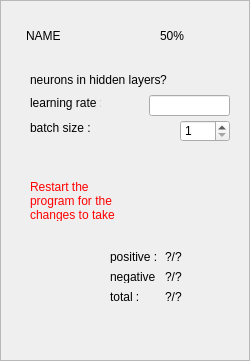
<?xml version="1.0" encoding="UTF-8"?>
<ui version="4.0">
 <class>Neural_network_card</class>
 <widget class="QFrame" name="Neural_network_card">
  <property name="geometry">
   <rect>
    <x>0</x>
    <y>0</y>
    <width>250</width>
    <height>361</height>
   </rect>
  </property>
  <property name="windowTitle">
   <string>Frame</string>
  </property>
  <property name="autoFillBackground">
   <bool>false</bool>
  </property>
  <property name="styleSheet">
   <string notr="true"/>
  </property>
  <property name="frameShape">
   <enum>QFrame::StyledPanel</enum>
  </property>
  <property name="frameShadow">
   <enum>QFrame::Raised</enum>
  </property>
  <widget class="QFrame" name="card">
   <property name="geometry">
    <rect>
     <x>0</x>
     <y>0</y>
     <width>250</width>
     <height>361</height>
    </rect>
   </property>
   <property name="styleSheet">
    <string notr="true">.QFrame{
background-image: url(:/picture/card.png);
background-repeat: no-repeat;
}</string>
   </property>
   <property name="frameShape">
    <enum>QFrame::StyledPanel</enum>
   </property>
   <property name="frameShadow">
    <enum>QFrame::Raised</enum>
   </property>
   <widget class="QLabel" name="title">
    <property name="geometry">
     <rect>
      <x>26</x>
      <y>20</y>
      <width>111</width>
      <height>31</height>
     </rect>
    </property>
    <property name="styleSheet">
     <string notr="true">.QLabel
{
	color : black;
}</string>
    </property>
    <property name="text">
     <string>NAME</string>
    </property>
   </widget>
   <widget class="QLabel" name="clustering_rate">
    <property name="geometry">
     <rect>
      <x>160</x>
      <y>20</y>
      <width>71</width>
      <height>31</height>
     </rect>
    </property>
    <property name="styleSheet">
     <string notr="true">.QLabel
{
	color : black;
}</string>
    </property>
    <property name="text">
     <string>50%</string>
    </property>
   </widget>
   <widget class="QLabel" name="positive_cr">
    <property name="geometry">
     <rect>
      <x>165</x>
      <y>250</y>
      <width>71</width>
      <height>13</height>
     </rect>
    </property>
    <property name="styleSheet">
     <string notr="true">.QLabel
{
	color : black;
}</string>
    </property>
    <property name="text">
     <string>?/?</string>
    </property>
   </widget>
   <widget class="QLabel" name="negative_cr">
    <property name="geometry">
     <rect>
      <x>165</x>
      <y>270</y>
      <width>71</width>
      <height>13</height>
     </rect>
    </property>
    <property name="styleSheet">
     <string notr="true">.QLabel
{
	color : black;
}</string>
    </property>
    <property name="text">
     <string>?/?</string>
    </property>
   </widget>
   <widget class="QLabel" name="cr">
    <property name="geometry">
     <rect>
      <x>165</x>
      <y>290</y>
      <width>71</width>
      <height>13</height>
     </rect>
    </property>
    <property name="styleSheet">
     <string notr="true">.QLabel
{
	color : black;
}</string>
    </property>
    <property name="text">
     <string>?/?</string>
    </property>
   </widget>
   <widget class="QLabel" name="label">
    <property name="geometry">
     <rect>
      <x>110</x>
      <y>250</y>
      <width>47</width>
      <height>13</height>
     </rect>
    </property>
    <property name="styleSheet">
     <string notr="true">.QLabel
{
	color : black;
}</string>
    </property>
    <property name="text">
     <string>positive :</string>
    </property>
   </widget>
   <widget class="QLabel" name="label_2">
    <property name="geometry">
     <rect>
      <x>110</x>
      <y>270</y>
      <width>47</width>
      <height>13</height>
     </rect>
    </property>
    <property name="styleSheet">
     <string notr="true">.QLabel
{
	color : black;
}</string>
    </property>
    <property name="text">
     <string>negative :</string>
    </property>
   </widget>
   <widget class="QLabel" name="label_3">
    <property name="geometry">
     <rect>
      <x>110</x>
      <y>290</y>
      <width>47</width>
      <height>13</height>
     </rect>
    </property>
    <property name="styleSheet">
     <string notr="true">.QLabel
{
	color : black;
}
</string>
    </property>
    <property name="text">
     <string>total :</string>
    </property>
   </widget>
   <widget class="QLabel" name="label_4">
    <property name="geometry">
     <rect>
      <x>30</x>
      <y>70</y>
      <width>131</width>
      <height>20</height>
     </rect>
    </property>
    <property name="styleSheet">
     <string notr="true">.QLabel
{
	color : black;
}</string>
    </property>
    <property name="text">
     <string>neurons in hidden layers :</string>
    </property>
   </widget>
   <widget class="QLabel" name="number_of_neurons_in_hidden_layer">
    <property name="geometry">
     <rect>
      <x>160</x>
      <y>70</y>
      <width>71</width>
      <height>20</height>
     </rect>
    </property>
    <property name="styleSheet">
     <string notr="true">.QLabel
{
	color : black;
}</string>
    </property>
    <property name="text">
     <string>?</string>
    </property>
   </widget>
   <widget class="QLabel" name="label_5">
    <property name="geometry">
     <rect>
      <x>30</x>
      <y>95</y>
      <width>71</width>
      <height>16</height>
     </rect>
    </property>
    <property name="styleSheet">
     <string notr="true">.QLabel
{
	color : black;
}</string>
    </property>
    <property name="text">
     <string>learning rate :</string>
    </property>
   </widget>
   <widget class="QLabel" name="label_6">
    <property name="geometry">
     <rect>
      <x>30</x>
      <y>120</y>
      <width>70</width>
      <height>16</height>
     </rect>
    </property>
    <property name="styleSheet">
     <string notr="true">.QLabel
{
	color : black;
}</string>
    </property>
    <property name="text">
     <string>batch size :</string>
    </property>
   </widget>
   <widget class="QSpinBox" name="batch_size">
    <property name="geometry">
     <rect>
      <x>180</x>
      <y>120</y>
      <width>50</width>
      <height>22</height>
     </rect>
    </property>
    <property name="minimum">
     <number>1</number>
    </property>
    <property name="maximum">
     <number>100</number>
    </property>
    <property name="value">
     <number>1</number>
    </property>
   </widget>
   <widget class="QLabel" name="warning">
    <property name="enabled">
     <bool>true</bool>
    </property>
    <property name="geometry">
     <rect>
      <x>30</x>
      <y>180</y>
      <width>101</width>
      <height>41</height>
     </rect>
    </property>
    <property name="mouseTracking">
     <bool>false</bool>
    </property>
    <property name="acceptDrops">
     <bool>false</bool>
    </property>
    <property name="autoFillBackground">
     <bool>false</bool>
    </property>
    <property name="styleSheet">
     <string notr="true">.QLabel
{
	color : red;
}</string>
    </property>
    <property name="text">
     <string>Restart the program for the changes to take effect.</string>
    </property>
    <property name="scaledContents">
     <bool>false</bool>
    </property>
    <property name="alignment">
     <set>Qt::AlignLeading|Qt::AlignLeft|Qt::AlignTop</set>
    </property>
    <property name="wordWrap">
     <bool>true</bool>
    </property>
    <property name="openExternalLinks">
     <bool>false</bool>
    </property>
   </widget>
   <widget class="QLineEdit" name="learning_rate">
    <property name="geometry">
     <rect>
      <x>149</x>
      <y>95</y>
      <width>81</width>
      <height>21</height>
     </rect>
    </property>
   </widget>
  </widget>
 </widget>
 <resources/>
 <connections/>
</ui>
